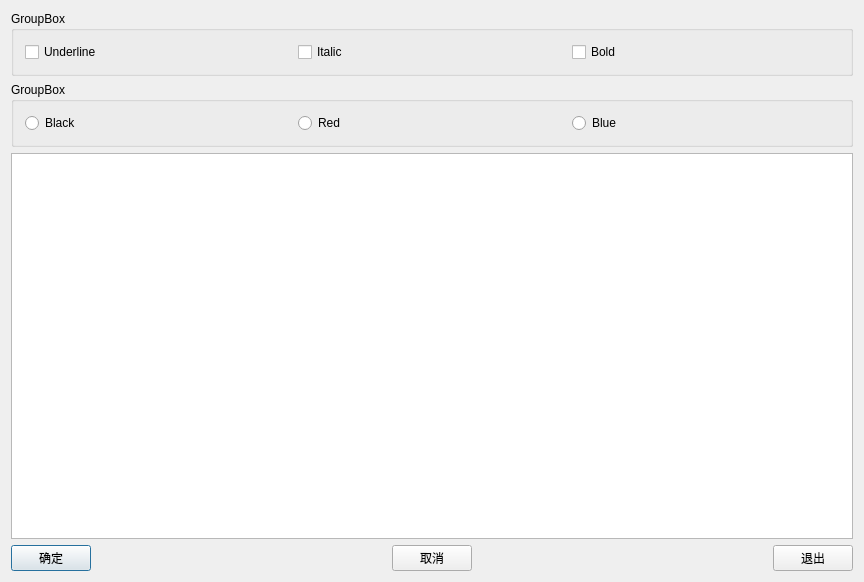
<?xml version="1.0" encoding="UTF-8"?>
<ui version="4.0">
 <class>QWDialog</class>
 <widget class="QDialog" name="QWDialog">
  <property name="geometry">
   <rect>
    <x>0</x>
    <y>0</y>
    <width>864</width>
    <height>582</height>
   </rect>
  </property>
  <property name="windowTitle">
   <string>QWDialog</string>
  </property>
  <layout class="QVBoxLayout" name="verticalLayout">
   <item>
    <widget class="QGroupBox" name="groupBox">
     <property name="title">
      <string>GroupBox</string>
     </property>
     <layout class="QHBoxLayout" name="horizontalLayout">
      <item>
       <widget class="QCheckBox" name="chkBoxUnder">
        <property name="text">
         <string>Underline</string>
        </property>
       </widget>
      </item>
      <item>
       <widget class="QCheckBox" name="chkBoxItalic">
        <property name="text">
         <string>Italic</string>
        </property>
       </widget>
      </item>
      <item>
       <widget class="QCheckBox" name="chkBoxBold">
        <property name="text">
         <string>Bold</string>
        </property>
       </widget>
      </item>
     </layout>
    </widget>
   </item>
   <item>
    <widget class="QGroupBox" name="groupBox_2">
     <property name="title">
      <string>GroupBox</string>
     </property>
     <layout class="QHBoxLayout" name="horizontalLayout_2">
      <item>
       <widget class="QRadioButton" name="radioBlack">
        <property name="text">
         <string>Black</string>
        </property>
       </widget>
      </item>
      <item>
       <widget class="QRadioButton" name="radioRed">
        <property name="text">
         <string>Red</string>
        </property>
       </widget>
      </item>
      <item>
       <widget class="QRadioButton" name="radioBlue">
        <property name="text">
         <string>Blue</string>
        </property>
       </widget>
      </item>
     </layout>
    </widget>
   </item>
   <item>
    <widget class="QPlainTextEdit" name="plainTextEdit"/>
   </item>
   <item>
    <layout class="QHBoxLayout" name="horizontalLayout_3">
     <item>
      <widget class="QPushButton" name="btnOK">
       <property name="text">
        <string>确定</string>
       </property>
      </widget>
     </item>
     <item>
      <spacer name="horizontalSpacer_2">
       <property name="orientation">
        <enum>Qt::Horizontal</enum>
       </property>
       <property name="sizeHint" stdset="0">
        <size>
         <width>40</width>
         <height>20</height>
        </size>
       </property>
      </spacer>
     </item>
     <item>
      <widget class="QPushButton" name="btnCancel">
       <property name="text">
        <string>取消</string>
       </property>
      </widget>
     </item>
     <item>
      <spacer name="horizontalSpacer">
       <property name="orientation">
        <enum>Qt::Horizontal</enum>
       </property>
       <property name="sizeHint" stdset="0">
        <size>
         <width>40</width>
         <height>20</height>
        </size>
       </property>
      </spacer>
     </item>
     <item>
      <widget class="QPushButton" name="btnClose">
       <property name="text">
        <string>退出</string>
       </property>
      </widget>
     </item>
    </layout>
   </item>
  </layout>
 </widget>
 <layoutdefault spacing="6" margin="11"/>
 <resources/>
 <connections>
  <connection>
   <sender>btnOK</sender>
   <signal>clicked()</signal>
   <receiver>QWDialog</receiver>
   <slot>accept()</slot>
   <hints>
    <hint type="sourcelabel">
     <x>83</x>
     <y>550</y>
    </hint>
    <hint type="destinationlabel">
     <x>178</x>
     <y>554</y>
    </hint>
   </hints>
  </connection>
  <connection>
   <sender>btnCancel</sender>
   <signal>clicked()</signal>
   <receiver>QWDialog</receiver>
   <slot>reject()</slot>
   <hints>
    <hint type="sourcelabel">
     <x>445</x>
     <y>556</y>
    </hint>
    <hint type="destinationlabel">
     <x>537</x>
     <y>556</y>
    </hint>
   </hints>
  </connection>
  <connection>
   <sender>btnClose</sender>
   <signal>clicked()</signal>
   <receiver>QWDialog</receiver>
   <slot>close()</slot>
   <hints>
    <hint type="sourcelabel">
     <x>790</x>
     <y>556</y>
    </hint>
    <hint type="destinationlabel">
     <x>702</x>
     <y>556</y>
    </hint>
   </hints>
  </connection>
 </connections>
</ui>
